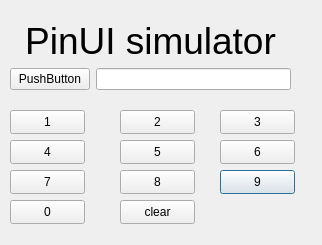
<?xml version="1.0" encoding="UTF-8"?>
<ui version="4.0">
 <class>PinUi</class>
 <widget class="QDialog" name="PinUi">
  <property name="geometry">
   <rect>
    <x>0</x>
    <y>0</y>
    <width>322</width>
    <height>245</height>
   </rect>
  </property>
  <property name="windowTitle">
   <string>Dialog</string>
  </property>
  <widget class="QPushButton" name="numero9">
   <property name="geometry">
    <rect>
     <x>220</x>
     <y>170</y>
     <width>75</width>
     <height>24</height>
    </rect>
   </property>
   <property name="text">
    <string>9</string>
   </property>
  </widget>
  <widget class="QPushButton" name="numero8">
   <property name="geometry">
    <rect>
     <x>120</x>
     <y>170</y>
     <width>75</width>
     <height>24</height>
    </rect>
   </property>
   <property name="text">
    <string>8</string>
   </property>
  </widget>
  <widget class="QPushButton" name="numero6">
   <property name="geometry">
    <rect>
     <x>220</x>
     <y>140</y>
     <width>75</width>
     <height>24</height>
    </rect>
   </property>
   <property name="text">
    <string>6</string>
   </property>
  </widget>
  <widget class="QPushButton" name="numero4">
   <property name="geometry">
    <rect>
     <x>10</x>
     <y>140</y>
     <width>75</width>
     <height>24</height>
    </rect>
   </property>
   <property name="text">
    <string>4</string>
   </property>
  </widget>
  <widget class="QPushButton" name="numero3">
   <property name="geometry">
    <rect>
     <x>220</x>
     <y>110</y>
     <width>75</width>
     <height>24</height>
    </rect>
   </property>
   <property name="text">
    <string>3</string>
   </property>
  </widget>
  <widget class="QPushButton" name="numero1">
   <property name="geometry">
    <rect>
     <x>10</x>
     <y>110</y>
     <width>75</width>
     <height>24</height>
    </rect>
   </property>
   <property name="text">
    <string>1</string>
   </property>
  </widget>
  <widget class="QPushButton" name="numero2">
   <property name="geometry">
    <rect>
     <x>120</x>
     <y>110</y>
     <width>75</width>
     <height>24</height>
    </rect>
   </property>
   <property name="text">
    <string>2</string>
   </property>
  </widget>
  <widget class="QPushButton" name="numero0">
   <property name="geometry">
    <rect>
     <x>10</x>
     <y>200</y>
     <width>75</width>
     <height>24</height>
    </rect>
   </property>
   <property name="text">
    <string>0</string>
   </property>
  </widget>
  <widget class="QPushButton" name="Reset">
   <property name="geometry">
    <rect>
     <x>120</x>
     <y>200</y>
     <width>75</width>
     <height>24</height>
    </rect>
   </property>
   <property name="text">
    <string>clear</string>
   </property>
  </widget>
  <widget class="QPushButton" name="numero5">
   <property name="geometry">
    <rect>
     <x>120</x>
     <y>140</y>
     <width>75</width>
     <height>24</height>
    </rect>
   </property>
   <property name="text">
    <string>5</string>
   </property>
  </widget>
  <widget class="QPushButton" name="numero7">
   <property name="geometry">
    <rect>
     <x>10</x>
     <y>170</y>
     <width>75</width>
     <height>24</height>
    </rect>
   </property>
   <property name="text">
    <string>7</string>
   </property>
  </widget>
  <widget class="QWidget" name="verticalLayoutWidget">
   <property name="geometry">
    <rect>
     <x>10</x>
     <y>20</y>
     <width>281</width>
     <height>83</height>
    </rect>
   </property>
   <layout class="QVBoxLayout" name="verticalLayout">
    <item>
     <widget class="QLabel" name="label">
      <property name="font">
       <font>
        <pointsize>28</pointsize>
       </font>
      </property>
      <property name="text">
       <string>PinUI simulator</string>
      </property>
      <property name="alignment">
       <set>Qt::AlignmentFlag::AlignCenter</set>
      </property>
     </widget>
    </item>
    <item>
     <layout class="QFormLayout" name="formLayout">
      <item row="0" column="0">
       <widget class="QPushButton" name="pushButton">
        <property name="text">
         <string>PushButton</string>
        </property>
       </widget>
      </item>
      <item row="0" column="1">
       <widget class="QLineEdit" name="NumeroJono"/>
      </item>
     </layout>
    </item>
   </layout>
  </widget>
 </widget>
 <resources/>
 <connections/>
</ui>
